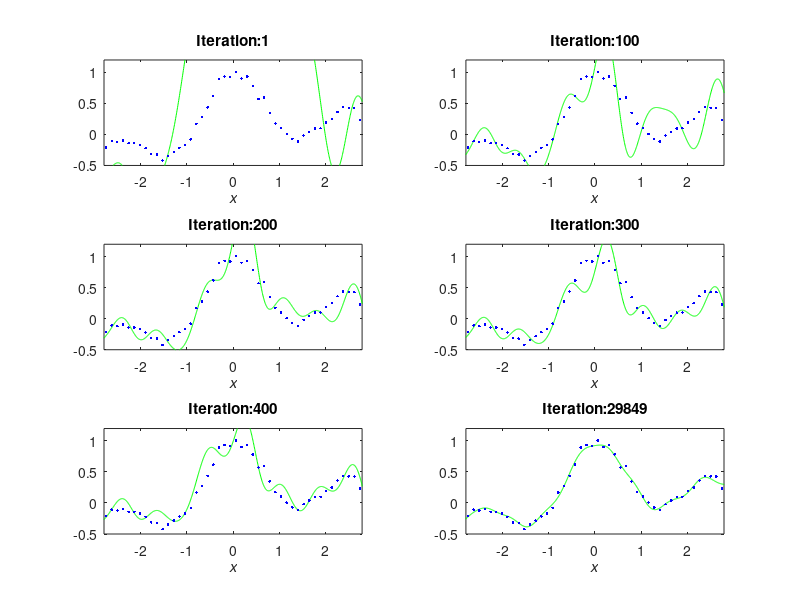
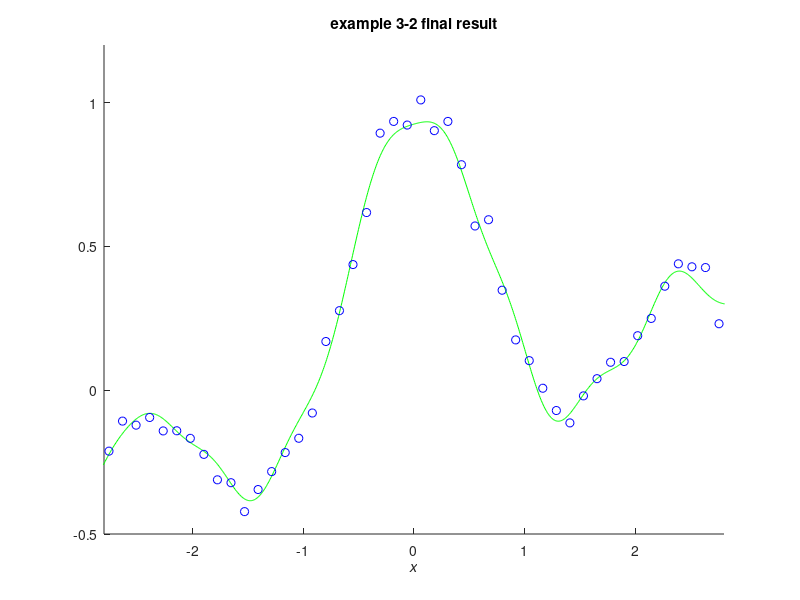

The MATLAB source for these figures, in order:
%% Example 3.2 Basic Linear Regression with Stochastic Gradient Descent Method
%
% * *Result in book* : Figure 3.7
% * *Code in book* : Figure 3.8
% * *Output* : |eg03_2_A.png, eg03_2_B.png|
% * *Usage* : |eg03_2(), eg03_2(50, 1000)|
%
%% Source Code
function eg03_2(n, N)
    % init
    rng(0, 'v5uniform'); rng(0, 'v5normal');
    % recommended, use it in future instead of
    % rand('state', 0); randn('state', 0);
    if nargin < 2
        n = 50; N = 1000;
    end

    % constant
    x = linspace(-3, 3, n)';
    X = linspace(-3, 3, N)';
    pix = pi * x;
    y = sin(pix) ./ pix + 0.1 * x + 0.05 * randn(n, 1);

    % plot preparation
    figure('Name', 'example 3-2 A'); clf; hold on;

    % iteration parameter
    hh = 2 * 0.3 * 0.3;
    K = exp(-(repmat(X .^ 2, 1, n) + repmat((x .^ 2)', N, 1) - 2 * X * x') / hh);
    t0 = randn(n, 1);
    e = 0.1;
    eps = 1e-6;
    id = 1;

    % iteration, plot some data within iteration
    for o = 1 : n * 1000
        index = ceil(rand * n);
        ki = exp(-(x - x(index)) .^ 2 / hh);
        t = t0 - e * ki * (ki' * t0 - y(index));
        if norm(t - t0) < eps, break, end
        if (o == 1) || (rem(o, 100) == 0 && o / 100 < 5)
            plotFigure(3, 2, id, num2str(o), X, K * t, x, y);
            id = id + 1;
        end
        t0 = t;
    end

    % plot final iteration result
    plotFigure(3, 2, id, num2str(o), X, K * t, x, y);
    saveas(gcf, 'eg03_2_A', 'png');
    figure('Name', 'example 3-2 B'); clf; hold on;
    plot(X, K * t, 'g-'); plot(x, y, 'bo');
    setFigure('example 3-2 final result');

    % save figure
    saveas(gcf, 'eg03_2_B', 'png');

    % sub-function, plot sub-figure
    function [] = plotFigure( M, N, id, titlesuffix, x1, y1, x2, y2 )
        subplot(M, N, id);
        plot(x1, y1, 'g-', x2, y2, 'b.');
        setFigure(strcat('Iteration: ', titlesuffix));
    end

    % sub-function, figure setting
    function [] = setFigure( tag )
        title(tag); xlabel('\itx');
        xlim([-2.8, 2.8]); ylim([-0.5, 1.2]);
    end
end
